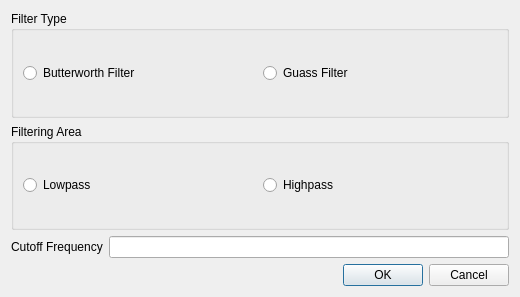
<?xml version="1.0" encoding="UTF-8"?>
<ui version="4.0">
 <class>DialogFrequencyDomainFilter</class>
 <widget class="QDialog" name="DialogFrequencyDomainFilter">
  <property name="geometry">
   <rect>
    <x>0</x>
    <y>0</y>
    <width>520</width>
    <height>297</height>
   </rect>
  </property>
  <property name="windowTitle">
   <string>Dialog</string>
  </property>
  <layout class="QVBoxLayout" name="verticalLayout">
   <item>
    <widget class="QGroupBox" name="groupBox">
     <property name="title">
      <string>Filter Type</string>
     </property>
     <layout class="QHBoxLayout" name="horizontalLayout">
      <item>
       <widget class="QRadioButton" name="radioButton_butterworth">
        <property name="text">
         <string>Butterworth Filter</string>
        </property>
       </widget>
      </item>
      <item>
       <widget class="QRadioButton" name="radioButton_guass">
        <property name="text">
         <string>Guass Filter</string>
        </property>
       </widget>
      </item>
     </layout>
    </widget>
   </item>
   <item>
    <widget class="QGroupBox" name="groupBox_2">
     <property name="title">
      <string>Filtering Area</string>
     </property>
     <layout class="QHBoxLayout" name="horizontalLayout_2">
      <item>
       <widget class="QRadioButton" name="radioButton_lowpass">
        <property name="text">
         <string>Lowpass</string>
        </property>
       </widget>
      </item>
      <item>
       <widget class="QRadioButton" name="radioButton_highpass">
        <property name="text">
         <string>Highpass</string>
        </property>
       </widget>
      </item>
     </layout>
    </widget>
   </item>
   <item>
    <layout class="QHBoxLayout" name="horizontalLayout_3">
     <item>
      <widget class="QLabel" name="label_3">
       <property name="text">
        <string>Cutoff Frequency</string>
       </property>
      </widget>
     </item>
     <item>
      <widget class="QLineEdit" name="lineEdit"/>
     </item>
    </layout>
   </item>
   <item>
    <widget class="QDialogButtonBox" name="buttonBox">
     <property name="orientation">
      <enum>Qt::Horizontal</enum>
     </property>
     <property name="standardButtons">
      <set>QDialogButtonBox::Cancel|QDialogButtonBox::Ok</set>
     </property>
    </widget>
   </item>
  </layout>
 </widget>
 <resources/>
 <connections>
  <connection>
   <sender>buttonBox</sender>
   <signal>accepted()</signal>
   <receiver>DialogFrequencyDomainFilter</receiver>
   <slot>accept()</slot>
   <hints>
    <hint type="sourcelabel">
     <x>248</x>
     <y>254</y>
    </hint>
    <hint type="destinationlabel">
     <x>157</x>
     <y>274</y>
    </hint>
   </hints>
  </connection>
  <connection>
   <sender>buttonBox</sender>
   <signal>rejected()</signal>
   <receiver>DialogFrequencyDomainFilter</receiver>
   <slot>reject()</slot>
   <hints>
    <hint type="sourcelabel">
     <x>316</x>
     <y>260</y>
    </hint>
    <hint type="destinationlabel">
     <x>286</x>
     <y>274</y>
    </hint>
   </hints>
  </connection>
 </connections>
</ui>
